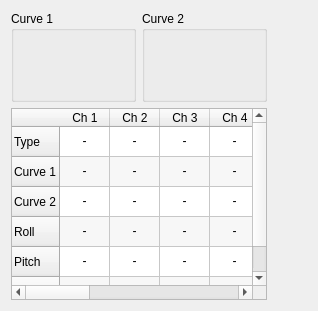
     <widget class="QWidget" name="tab_custom">
      <attribute name="title">
       <string>Custom</string>
      </attribute>
      <layout class="QGridLayout" name="gridLayout_13">
       <item row="0" column="0">
        <layout class="QGridLayout" name="gridLayout">
         <item row="1" column="0">
          <widget class="QTableWidget" name="customMixerTable">
           <property name="sizePolicy">
            <sizepolicy hsizetype="MinimumExpanding" vsizetype="MinimumExpanding">
             <horstretch>0</horstretch>
             <verstretch>0</verstretch>
            </sizepolicy>
           </property>
           <property name="minimumSize">
            <size>
             <width>200</width>
             <height>0</height>
            </size>
           </property>
           <property name="alternatingRowColors">
            <bool>true</bool>
           </property>
           <property name="rowCount">
            <number>6</number>
           </property>
           <attribute name="horizontalHeaderDefaultSectionSize">
            <number>50</number>
           </attribute>
           <attribute name="horizontalHeaderStretchLastSection">
            <bool>false</bool>
           </attribute>
           <row>
            <property name="text">
             <string>Type</string>
            </property>
           </row>
           <row>
            <property name="text">
             <string>Curve 1</string>
            </property>
           </row>
           <row>
            <property name="text">
             <string>Curve 2</string>
            </property>
           </row>
           <row>
            <property name="text">
             <string>Roll</string>
            </property>
           </row>
           <row>
            <property name="text">
             <string>Pitch</string>
            </property>
           </row>
           <row>
            <property name="text">
             <string>Yaw</string>
            </property>
           </row>
           <column>
            <property name="text">
             <string>Ch 1</string>
            </property>
           </column>
           <column>
            <property name="text">
             <string>Ch 2</string>
            </property>
           </column>
           <column>
            <property name="text">
             <string>Ch 3</string>
            </property>
           </column>
           <column>
            <property name="text">
             <string>Ch 4</string>
            </property>
           </column>
           <column>
            <property name="text">
             <string>Ch 5</string>
            </property>
           </column>
           <column>
            <property name="text">
             <string>Ch 6</string>
            </property>
           </column>
           <column>
            <property name="text">
             <string>Ch 7</string>
            </property>
           </column>
           <column>
            <property name="text">
             <string>Ch 8</string>
            </property>
           </column>
           <column>
            <property name="text">
             <string>Ch 9</string>
            </property>
           </column>
           <column>
            <property name="text">
             <string>Ch 10</string>
            </property>
           </column>
           <item row="0" column="0">
            <property name="text">
             <string>-</string>
            </property>
            <property name="textAlignment">
             <set>AlignCenter</set>
            </property>
           </item>
           <item row="0" column="1">
            <property name="text">
             <string>-</string>
            </property>
            <property name="textAlignment">
             <set>AlignCenter</set>
            </property>
           </item>
           <item row="0" column="2">
            <property name="text">
             <string>-</string>
            </property>
            <property name="textAlignment">
             <set>AlignCenter</set>
            </property>
           </item>
           <item row="0" column="3">
            <property name="text">
             <string>-</string>
            </property>
            <property name="textAlignment">
             <set>AlignCenter</set>
            </property>
           </item>
           <item row="0" column="4">
            <property name="text">
             <string>-</string>
            </property>
            <property name="textAlignment">
             <set>AlignCenter</set>
            </property>
           </item>
           <item row="0" column="5">
            <property name="text">
             <string>-</string>
            </property>
            <property name="textAlignment">
             <set>AlignCenter</set>
            </property>
           </item>
           <item row="0" column="6">
            <property name="text">
             <string>-</string>
            </property>
            <property name="textAlignment">
             <set>AlignCenter</set>
            </property>
           </item>
           <item row="0" column="7">
            <property name="text">
             <string>-</string>
            </property>
            <property name="textAlignment">
             <set>AlignCenter</set>
            </property>
           </item>
           <item row="0" column="8">
            <property name="text">
             <string>-</string>
            </property>
            <property name="textAlignment">
             <set>AlignCenter</set>
            </property>
           </item>
           <item row="0" column="9">
            <property name="text">
             <string>-</string>
            </property>
            <property name="textAlignment">
             <set>AlignCenter</set>
            </property>
           </item>
           <item row="1" column="0">
            <property name="text">
             <string>-</string>
            </property>
            <property name="textAlignment">
             <set>AlignCenter</set>
            </property>
           </item>
           <item row="1" column="1">
            <property name="text">
             <string>-</string>
            </property>
            <property name="textAlignment">
             <set>AlignCenter</set>
            </property>
           </item>
           <item row="1" column="2">
            <property name="text">
             <string>-</string>
            </property>
            <property name="textAlignment">
             <set>AlignCenter</set>
            </property>
           </item>
           <item row="1" column="3">
            <property name="text">
             <string>-</string>
            </property>
            <property name="textAlignment">
             <set>AlignCenter</set>
            </property>
           </item>
           <item row="1" column="4">
            <property name="text">
             <string>-</string>
            </property>
            <property name="textAlignment">
             <set>AlignCenter</set>
            </property>
           </item>
           <item row="1" column="5">
            <property name="text">
             <string>-</string>
            </property>
            <property name="textAlignment">
             <set>AlignCenter</set>
            </property>
           </item>
           <item row="1" column="6">
            <property name="text">
             <string>-</string>
            </property>
            <property name="textAlignment">
             <set>AlignCenter</set>
            </property>
           </item>
           <item row="1" column="7">
            <property name="text">
             <string>-</string>
            </property>
            <property name="textAlignment">
             <set>AlignCenter</set>
            </property>
           </item>
           <item row="1" column="8">
            <property name="text">
             <string>-</string>
            </property>
            <property name="textAlignment">
             <set>AlignCenter</set>
            </property>
           </item>
           <item row="1" column="9">
            <property name="text">
             <string>-</string>
            </property>
            <property name="textAlignment">
             <set>AlignCenter</set>
            </property>
           </item>
           <item row="2" column="0">
            <property name="text">
             <string>-</string>
            </property>
            <property name="textAlignment">
             <set>AlignCenter</set>
            </property>
           </item>
           <item row="2" column="1">
            <property name="text">
             <string>-</string>
            </property>
            <property name="textAlignment">
             <set>AlignCenter</set>
            </property>
           </item>
           <item row="2" column="2">
            <property name="text">
             <string>-</string>
            </property>
            <property name="textAlignment">
             <set>AlignCenter</set>
            </property>
           </item>
           <item row="2" column="3">
            <property name="text">
             <string>-</string>
            </property>
            <property name="textAlignment">
             <set>AlignCenter</set>
            </property>
           </item>
           <item row="2" column="4">
            <property name="text">
             <string>-</string>
            </property>
            <property name="textAlignment">
             <set>AlignCenter</set>
            </property>
           </item>
           <item row="2" column="5">
            <property name="text">
             <string>-</string>
            </property>
            <property name="textAlignment">
             <set>AlignCenter</set>
            </property>
           </item>
           <item row="2" column="6">
            <property name="text">
             <string>-</string>
            </property>
            <property name="textAlignment">
             <set>AlignCenter</set>
            </property>
           </item>
           <item row="2" column="7">
            <property name="text">
             <string>-</string>
            </property>
            <property name="textAlignment">
             <set>AlignCenter</set>
            </property>
           </item>
           <item row="2" column="8">
            <property name="text">
             <string>-</string>
            </property>
            <property name="textAlignment">
             <set>AlignCenter</set>
            </property>
           </item>
           <item row="2" column="9">
            <property name="text">
             <string>-</string>
            </property>
            <property name="textAlignment">
             <set>AlignCenter</set>
            </property>
           </item>
           <item row="3" column="0">
            <property name="text">
             <string>-</string>
            </property>
            <property name="textAlignment">
             <set>AlignCenter</set>
            </property>
           </item>
           <item row="3" column="1">
            <property name="text">
             <string>-</string>
            </property>
            <property name="textAlignment">
             <set>AlignCenter</set>
            </property>
           </item>
           <item row="3" column="2">
            <property name="text">
             <string>-</string>
            </property>
            <property name="textAlignment">
             <set>AlignCenter</set>
            </property>
           </item>
           <item row="3" column="3">
            <property name="text">
             <string>-</string>
            </property>
            <property name="textAlignment">
             <set>AlignCenter</set>
            </property>
           </item>
           <item row="3" column="4">
            <property name="text">
             <string>-</string>
            </property>
            <property name="textAlignment">
             <set>AlignCenter</set>
            </property>
           </item>
           <item row="3" column="5">
            <property name="text">
             <string>-</string>
            </property>
            <property name="textAlignment">
             <set>AlignCenter</set>
            </property>
           </item>
           <item row="3" column="6">
            <property name="text">
             <string>-</string>
            </property>
            <property name="textAlignment">
             <set>AlignCenter</set>
            </property>
           </item>
           <item row="3" column="7">
            <property name="text">
             <string>-</string>
            </property>
            <property name="textAlignment">
             <set>AlignCenter</set>
            </property>
           </item>
           <item row="3" column="8">
            <property name="text">
             <string>-</string>
            </property>
            <property name="textAlignment">
             <set>AlignCenter</set>
            </property>
           </item>
           <item row="3" column="9">
            <property name="text">
             <string>-</string>
            </property>
            <property name="textAlignment">
             <set>AlignCenter</set>
            </property>
           </item>
           <item row="4" column="0">
            <property name="text">
             <string>-</string>
            </property>
            <property name="textAlignment">
             <set>AlignCenter</set>
            </property>
           </item>
           <item row="4" column="1">
            <property name="text">
             <string>-</string>
            </property>
            <property name="textAlignment">
             <set>AlignCenter</set>
            </property>
           </item>
           <item row="4" column="2">
            <property name="text">
             <string>-</string>
            </property>
            <property name="textAlignment">
             <set>AlignCenter</set>
            </property>
           </item>
           <item row="4" column="3">
            <property name="text">
             <string>-</string>
            </property>
            <property name="textAlignment">
             <set>AlignCenter</set>
            </property>
           </item>
           <item row="4" column="4">
            <property name="text">
             <string>-</string>
            </property>
            <property name="textAlignment">
             <set>AlignCenter</set>
            </property>
           </item>
           <item row="4" column="5">
            <property name="text">
             <string>-</string>
            </property>
            <property name="textAlignment">
             <set>AlignCenter</set>
            </property>
           </item>
           <item row="4" column="6">
            <property name="text">
             <string>-</string>
            </property>
            <property name="textAlignment">
             <set>AlignCenter</set>
            </property>
           </item>
           <item row="4" column="7">
            <property name="text">
             <string>-</string>
            </property>
            <property name="textAlignment">
             <set>AlignCenter</set>
            </property>
           </item>
           <item row="4" column="8">
            <property name="text">
             <string>-</string>
            </property>
            <property name="textAlignment">
             <set>AlignCenter</set>
            </property>
           </item>
           <item row="4" column="9">
            <property name="text">
             <string>-</string>
            </property>
            <property name="textAlignment">
             <set>AlignCenter</set>
            </property>
           </item>
           <item row="5" column="0">
            <property name="text">
             <string>-</string>
            </property>
            <property name="textAlignment">
             <set>AlignCenter</set>
            </property>
           </item>
           <item row="5" column="1">
            <property name="text">
             <string>-</string>
            </property>
            <property name="textAlignment">
             <set>AlignCenter</set>
            </property>
           </item>
           <item row="5" column="2">
            <property name="text">
             <string>-</string>
            </property>
            <property name="textAlignment">
             <set>AlignCenter</set>
            </property>
           </item>
           <item row="5" column="3">
            <property name="text">
             <string>-</string>
            </property>
            <property name="textAlignment">
             <set>AlignCenter</set>
            </property>
           </item>
           <item row="5" column="4">
            <property name="text">
             <string>-</string>
            </property>
            <property name="textAlignment">
             <set>AlignCenter</set>
            </property>
           </item>
           <item row="5" column="5">
            <property name="text">
             <string>-</string>
            </property>
            <property name="textAlignment">
             <set>AlignCenter</set>
            </property>
           </item>
           <item row="5" column="6">
            <property name="text">
             <string>-</string>
            </property>
            <property name="textAlignment">
             <set>AlignCenter</set>
            </property>
           </item>
           <item row="5" column="7">
            <property name="text">
             <string>-</string>
            </property>
            <property name="textAlignment">
             <set>AlignCenter</set>
            </property>
           </item>
           <item row="5" column="8">
            <property name="text">
             <string>-</string>
            </property>
            <property name="textAlignment">
             <set>AlignCenter</set>
            </property>
           </item>
           <item row="5" column="9">
            <property name="text">
             <string>-</string>
            </property>
            <property name="textAlignment">
             <set>AlignCenter</set>
            </property>
           </item>
          </widget>
         </item>
         <item row="0" column="0">
          <layout class="QHBoxLayout" name="horizontalLayout_14">
           <item>
            <widget class="QGroupBox" name="groupBox_4">
             <property name="sizePolicy">
              <sizepolicy hsizetype="Preferred" vsizetype="Preferred">
               <horstretch>0</horstretch>
               <verstretch>0</verstretch>
              </sizepolicy>
             </property>
             <property name="title">
              <string>Curve 1</string>
             </property>
             <layout class="QVBoxLayout" name="verticalLayout_7">
              <item>
               <widget class="MixerCurve" name="customThrottle1Curve" native="true">
                <property name="sizePolicy">
                 <sizepolicy hsizetype="MinimumExpanding" vsizetype="MinimumExpanding">
                  <horstretch>1</horstretch>
                  <verstretch>1</verstretch>
                 </sizepolicy>
                </property>
                <property name="minimumSize">
                 <size>
                  <width>50</width>
                  <height>50</height>
                 </size>
                </property>
                <property name="maximumSize">
                 <size>
                  <width>1000</width>
                  <height>1000</height>
                 </size>
                </property>
                <property name="sizeIncrement">
                 <size>
                  <width>10</width>
                  <height>10</height>
                 </size>
                </property>
                <property name="baseSize">
                 <size>
                  <width>300</width>
                  <height>350</height>
                 </size>
                </property>
               </widget>
              </item>
             </layout>
            </widget>
           </item>
           <item>
            <widget class="QGroupBox" name="groupBox_5">
             <property name="title">
              <string>Curve 2</string>
             </property>
             <layout class="QVBoxLayout" name="verticalLayout_17">
              <item>
               <widget class="MixerCurve" name="customThrottle2Curve" native="true">
                <property name="sizePolicy">
                 <sizepolicy hsizetype="MinimumExpanding" vsizetype="MinimumExpanding">
                  <horstretch>1</horstretch>
                  <verstretch>1</verstretch>
                 </sizepolicy>
                </property>
                <property name="minimumSize">
                 <size>
                  <width>50</width>
                  <height>50</height>
                 </size>
                </property>
                <property name="maximumSize">
                 <size>
                  <width>1000</width>
                  <height>1000</height>
                 </size>
                </property>
                <property name="sizeIncrement">
                 <size>
                  <width>10</width>
                  <height>10</height>
                 </size>
                </property>
                <property name="baseSize">
                 <size>
                  <width>300</width>
                  <height>350</height>
                 </size>
                </property>
               </widget>
              </item>
             </layout>
            </widget>
           </item>
          </layout>
         </item>
        </layout>
       </item>
       <item row="0" column="1">
        <spacer name="horizontalSpacer_2">
         <property name="orientation">
          <enum>Qt::Horizontal</enum>
         </property>
         <property name="sizeHint" stdset="0">
          <size>
           <width>40</width>
           <height>20</height>
          </size>
         </property>
        </spacer>
       </item>
      </layout>
     </widget>
